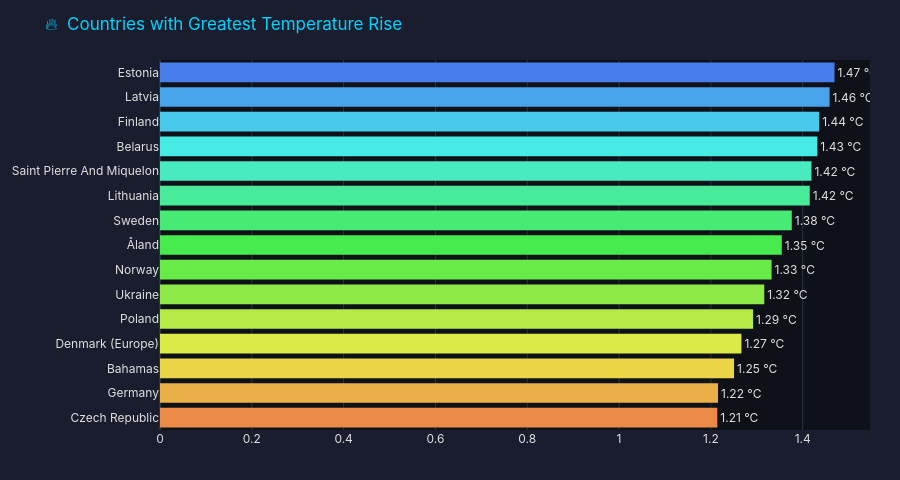

Write notebook code for a chart like this one.
### Code cell
# Plotly interactive
plot_top_warming_countries(warming).show()

### Figure 1 — Plotly figure (JSON) as saved in the notebook; plotly's stock layout.template omitted (floating-point values rounded to 4 significant figures)
{"data": [{"marker": {"color": ["hsl(220,80%,60%)", "hsl(206,80%,60%)", "hsl(192,80%,60%)", "hsl(178,80%,60%)", "hsl(164,80%,60%)", "hsl(150,80%,60%)", "hsl(136,80%,60%)", "hsl(122,80%,60%)", "hsl(108,80%,60%)", "hsl(94,80%,60%)", "hsl(80,80%,60%)", "hsl(66,80%,60%)", "hsl(52,80%,60%)", "hsl(38,80%,60%)", "hsl(24,80%,60%)"], "line": {"color": "rgba(0,0,0,0)", "width": 0}}, "orientation": "h", "text": ["1.47 °C", "1.46 °C", "1.44 °C", "1.43 °C", "1.42 °C", "1.42 °C", "1.38 °C", "1.35 °C", "1.33 °C", "1.32 °C", "1.29 °C", "1.27 °C", "1.25 °C", "1.22 °C", "1.21 °C"], "textposition": "outside", "type": "bar", "x": [1.469, 1.459, 1.436, 1.432, 1.419, 1.415, 1.376, 1.354, 1.332, 1.316, 1.292, 1.267, 1.251, 1.216, 1.214], "y": ["Estonia", "Latvia", "Finland", "Belarus", "Saint Pierre And Miquelon", "Lithuania", "Sweden", "Åland", "Norway", "Ukraine", "Poland", "Denmark (Europe)", "Bahamas", "Germany", "Czech Republic"]}], "layout": {"font": {"color": "#E0E0E0", "family": "Inter, Roboto, sans-serif"}, "height": 480, "margin": {"b": 50, "l": 50, "r": 30, "t": 60}, "paper_bgcolor": "#1A1D2E", "plot_bgcolor": "#0E1117", "title": {"font": {"color": "#00D4FF", "size": 17}, "text": "🔥  Countries with Greatest Temperature Rise"}, "yaxis": {"categoryorder": "total ascending"}}}
